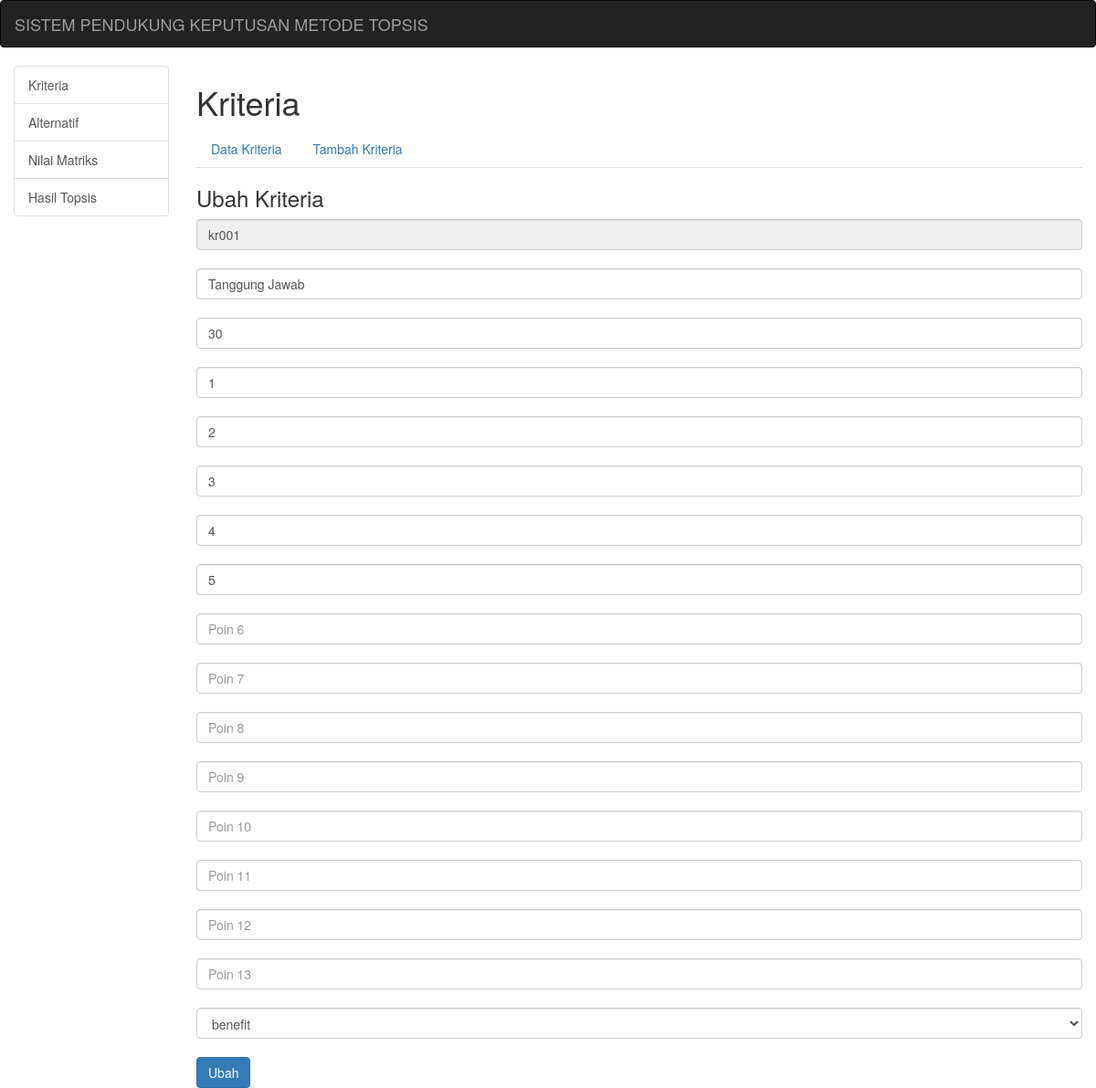
The page /?a=kriteria&k=ubahk&id=kr001 on the database its author committed.
### tables this page shows
CREATE TABLE `kriteria` (
  `id_kriteria` varchar(5) NOT NULL,
  `nama_kriteria` varchar(45) NOT NULL,
  `bobot` double NOT NULL,
  `poin1` double NOT NULL,
  `poin2` double NOT NULL,
  `poin3` double NOT NULL,
  `poin4` double NOT NULL,
  `poin5` double NOT NULL,
  `sifat` varchar(15) NOT NULL
);

### ubahkriteria.php (the view, shortened to what this page needs)
<?php
include("konfig/koneksi.php");
$s = mysqli_query($k21, "select * from kriteria where id_kriteria='$_GET[id]'");
$d = mysqli_fetch_assoc($s);
?>
<div class="box-header">
	<h3 class="box-title">Ubah Kriteria</h3>
</div>
<div class="box-body pad">
	<form action="" method="POST">
		<input type="text" name="id_kriteria" class="form-control" value="<?php echo $d['id_kriteria']; ?>" readonly>
		<br />
		<input type="text" name="nama_kriteria" class="form-control" placeholder="Nama Kriteria" value="<?php echo $d['nama_kriteria']; ?>">
		<br />
		<input type="text" name="bobot" class="form-control" placeholder="Bobot" value="<?php echo $d['bobot']; ?>">
		<br />
		<input type="text" name="poin1" class="form-control" placeholder="Poin 1" value="<?php echo $d['poin1']; ?>">
		<br />
		<input type="text" name="poin2" class="form-control" placeholder="Poin 2" value="<?php echo $d['poin2']; ?>">
		<br />
		<input type="text" name="poin3" class="form-control" placeholder="Poin 3" value="<?php echo $d['poin3']; ?>">
		<br />
		<input type="text" name="poin4" class="form-control" placeholder="Poin 4" value="<?php echo $d['poin4']; ?>">
		<br />
		<input type="text" name="poin5" class="form-control" placeholder="Poin 5" value="<?php echo $d['poin5']; ?>">
		<br />
		<input type="text" name="poin6" class="form-control" placeholder="Poin 6" value="<?php echo $d['poin6']; ?>">
		<br />
		<input type="text" name="poin7" class="form-control" placeholder="Poin 7" value="<?php echo $d['poin7']; ?>">
		<br />
		<input type="text" name="poin8" class="form-control" placeholder="Poin 8" value="<?php echo $d['poin8']; ?>">
		<br />
		<input type="text" name="poin9" class="form-control" placeholder="Poin 9" value="<?php echo $d['poin9']; ?>">
		<br />
		<input type="text" name="poin10" class="form-control" placeholder="Poin 10" value="<?php echo $d['poin10']; ?>">
		<br />
		<input type="text" name="poin11" class="form-control" placeholder="Poin 11" value="<?php echo $d['poin11']; ?>">
		<br />
		<input type="text" name="poin12" class="form-control" placeholder="Poin 12" value="<?php echo $d['poin12']; ?>">
		<br />
		<input type="text" name="poin13" class="form-control" placeholder="Poin 13" value="<?php echo $d['poin13']; ?>">
		<br />
		<select name="sifat" class="form-control">
			<option value="<?php echo $d['sifat']; ?>"><?php echo $d['sifat']; ?></option>
		</select>
		<br />
		<input type="submit" name="ubah" value="Ubah" class="btn btn-primary">
		<br />
	</form>
</div>

### rows shown on the page
kriteria: id_kriteria "kr001", nama_kriteria "Tanggung Jawab", bobot "30", poin1 "1", poin2 "2", poin3 "3", poin4 "4", poin5 "5", sifat "benefit"
